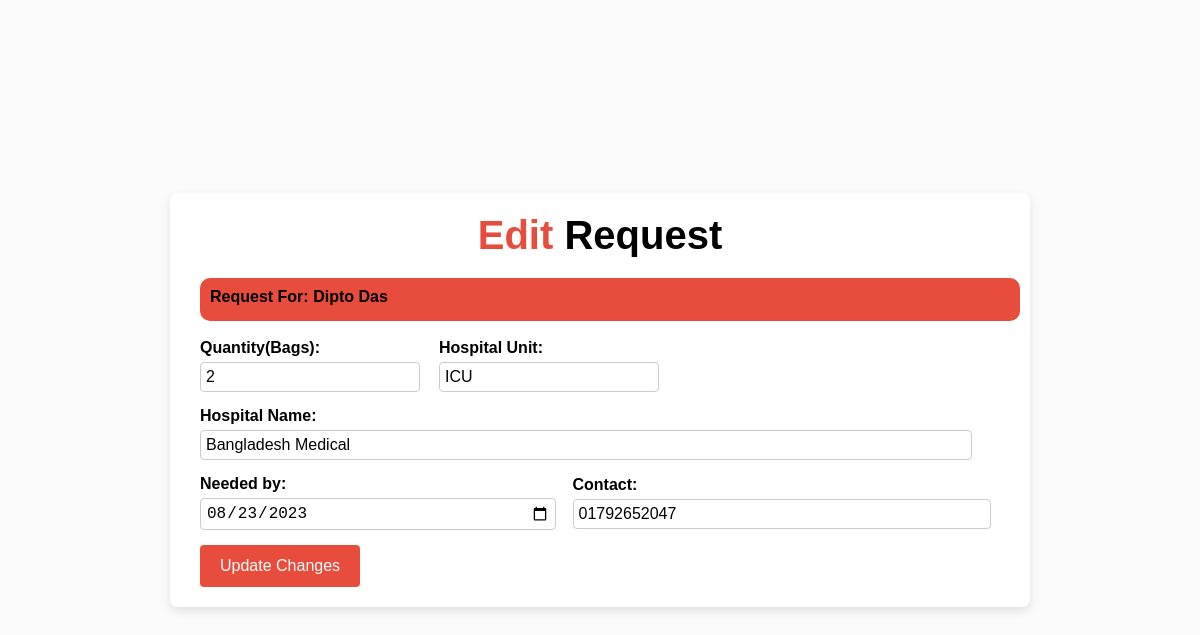
The app's page /request_blood_edit.php?request_id=11 with its own data.
### tables this page shows
CREATE TABLE `blood_requests` (
  `request_id` int(11) NOT NULL,
  `request_by` varchar(32) DEFAULT NULL,
  `name` varchar(255) NOT NULL,
  `age` int(120) NOT NULL,
  `blood_group` varchar(5) NOT NULL,
  `quantity` int(11) NOT NULL,
  `hospital_unit` varchar(255) NOT NULL,
  `hospital_name` varchar(255) NOT NULL,
  `date_needed` date NOT NULL,
  `contact` varchar(255) NOT NULL,
  `reason` text NOT NULL
);

### request_blood_edit.php (the view, shortened to what this page needs)
<?php
$conn = mysqli_connect("localhost", "root", "370_summer23", "blood_donation_services");
if ($_SERVER["REQUEST_METHOD"] == "POST") {
    if(isset($_SESSION['username'])) {
        $loggedInUsername = $_SESSION['username'];
    } else {
        exit("User not logged in.");
    }
    $quantity = $_POST['quantity'];
    $unit = $_POST['unit'];
    $hospital = $_POST['hospital'];
    $dateNeeded = $_POST['date_needed'];
    $contact = $_POST['contact'];
    $request_id = $_GET['request_id'];
    $updateQuery = "UPDATE blood_requests
                    SET quantity='$quantity', hospital_unit='$unit', hospital_name='$hospital', date_needed='$dateNeeded', contact='$contact'
                    WHERE request_id='$request_id' AND request_by='$loggedInUsername'";
    $result = mysqli_query($conn, $updateQuery);
    if ($result) {
        echo "<script>alert('Blood Request Updated Successfully!'); window.location.href='requests_list.php';</script>";
        exit();
    } else {
        echo "Error updating request: " . mysqli_error($conn);
    }
} else {
    if(isset($_GET['request_id'])) {
        $request_id = $_GET['request_id'];
        $fetchQuery = "SELECT * FROM blood_requests WHERE request_id='$request_id'";
        $result = mysqli_query($conn, $fetchQuery);
        $row = mysqli_fetch_assoc($result);
        if($row) {
            $quantity = $row['quantity'];
            $unit = $row['hospital_unit'];
            $hospital = $row['hospital_name'];
            $dateNeeded = $row['date_needed'];
            $contact = $row['contact'];
            $name = $row['name'];
        } else {
            echo "Request not found or unauthorized access.";
            exit();
        }
    } else {
        echo "Request ID not provided.";
        exit();
    }
}
?>
<!DOCTYPE html>
<html>
<head>
    <link rel="stylesheet" href="request_blood.css?v=1">
</head>
<body>
    <div class="container">
        <h2><span>Edit</span> Request</h2>
        <div class="name-box">
            <label>Request For: <?php echo $name; ?></label>
        </div>
        <br>
        <form method="post">
            <div class="bloodtype_hu_Q">
                <div class="quantity">
                    <label>Quantity(Bags):</label>
                    <input type="number" name="quantity" value="<?php echo $quantity; ?>" min="1">
                </div>
                <div class="hu">
                    <label>Hospital Unit:</label>
                    <input type="text" name="unit" value="<?php echo $unit; ?>">
                </div>
            </div>
            <label>Hospital Name:</label>
            <input type="text" name="hospital" value="<?php echo $hospital; ?>"><br>
            <div class="needed_contact">
                <div class="need">
                    <label>Needed by:</label>
                    <input type="date" name="date_needed" value="<?php echo $dateNeeded; ?>">
                </div>
                <div class="contact">
                    <label>Contact:</label>
                    <input type="text" name="contact" value="<?php echo $contact; ?>"><br>
                </div>
            </div>
            <input type="submit" value="Update Changes">
        </form>
    </div>
</body>
</html>

### request_blood.css (style rules this page uses)
* { margin: 0; padding: 0; }
body { font-family: Arial, sans-serif; background-color: rgb(250, 250, 250); display: flex; justify-content: center; align-items: center; height: 100vh; }
.needed_contact { display: flex; align-items: center; gap: 10px; }
.age, .name, .need, .contact { flex-grow: 1; }
.container { width: 800px; border-radius: 50px; background-color: #fff; border-radius: 8px; box-shadow: 0 4px 8px rgba(0, 0, 0, 0.1); padding: 20px 30px; transition: .6s; }
h2 { text-align: center; font-size: 40px; margin-bottom: 20px; }
span { color: #e74c3c; }
label { display: block; margin-bottom: 5px; font-weight: bold; }
.bloodtype_hu_Q { display: flex; align-items: center; gap: 20px; }
input[type="text"], input[type="number"], input[type="date"] { padding: 5px; border-radius: 4px; border: 1px solid #ccc; font-size: 16px; margin-bottom: 15px; width: 95%; }
input[type="submit"] { background-color: #e74c3c; color: #fff; border: none; padding: 12px 20px; border-radius: 4px; font-size: 16px; cursor: pointer; }
.name-box { background-color: #e74c3c; padding: 10px; border-radius: 10px; margin: auto; width: 100%; }

### records on screen
blood_requests: name "Dipto Das", quantity "2", unit "ICU", hospital "Bangladesh Medical", date_needed "08/23/2023", contact "01792652047"
